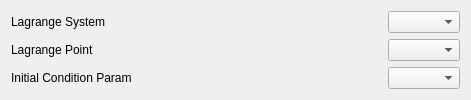
     <widget class="QWidget" name="verticalLayoutWidget_12">
      <property name="geometry">
       <rect>
        <x>0</x>
        <y>0</y>
        <width>471</width>
        <height>81</height>
       </rect>
      </property>
      <layout class="QVBoxLayout" name="verticalLayout_12">
       <item>
        <layout class="QHBoxLayout" name="horizontalLayout_22">
         <item>
          <widget class="QLabel" name="label_32">
           <property name="text">
            <string>Lagrange System</string>
           </property>
          </widget>
         </item>
         <item>
          <spacer name="horizontalSpacer_37">
           <property name="orientation">
            <enum>Qt::Horizontal</enum>
           </property>
           <property name="sizeHint" stdset="0">
            <size>
             <width>40</width>
             <height>20</height>
            </size>
           </property>
          </spacer>
         </item>
         <item>
          <widget class="QComboBox" name="orbTBodyLSystem"/>
         </item>
        </layout>
       </item>
       <item>
        <layout class="QHBoxLayout" name="horizontalLayout_39">
         <item>
          <widget class="QLabel" name="label_34">
           <property name="text">
            <string>Lagrange Point</string>
           </property>
          </widget>
         </item>
         <item>
          <spacer name="horizontalSpacer_38">
           <property name="orientation">
            <enum>Qt::Horizontal</enum>
           </property>
           <property name="sizeHint" stdset="0">
            <size>
             <width>40</width>
             <height>20</height>
            </size>
           </property>
          </spacer>
         </item>
         <item>
          <widget class="QComboBox" name="orbTBodyLPoint"/>
         </item>
        </layout>
       </item>
       <item>
        <layout class="QHBoxLayout" name="horizontalLayout_40">
         <item>
          <widget class="QLabel" name="label_33">
           <property name="text">
            <string>Initial Condition Param</string>
           </property>
          </widget>
         </item>
         <item>
          <spacer name="horizontalSpacer_39">
           <property name="orientation">
            <enum>Qt::Horizontal</enum>
           </property>
           <property name="sizeHint" stdset="0">
            <size>
             <width>40</width>
             <height>20</height>
            </size>
           </property>
          </spacer>
         </item>
         <item>
          <widget class="QComboBox" name="orbTBodyICParam">
           <property name="layoutDirection">
            <enum>Qt::LeftToRight</enum>
           </property>
          </widget>
         </item>
        </layout>
       </item>
      </layout>
     </widget>
